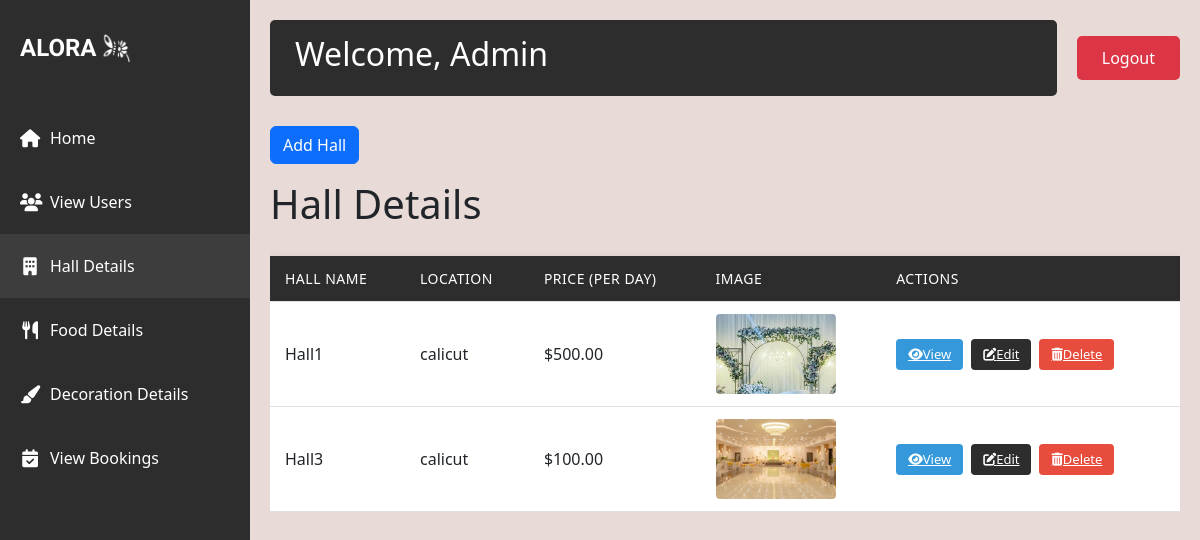
Screenshot of /adddetails with the database file from the repository.
### aloraapp/models.py (models this page shows)
class Halls(models.Model):
    hall_name=models.CharField(max_length=100)
    location=models.CharField(max_length=200)
    capacity=models.IntegerField()
    price_per_day=models.DecimalField(max_digits=10,decimal_places=2)
    photo_url=models.FileField()
    hall_description=models.TextField(null=True,blank=True)

### aloraapp/views.py (the view)
# urls.py: path('adddetails',views.hall_details,name='halldetails'),
def hall_details(request):
    data=Halls.objects.all()
    return render(request,'hall_details.html',{'data':data})

### template/hall_details.html (shortened to what this page needs)
<!DOCTYPE html>
<html lang="en">
<head>
    {% load static %}
    <link href="https://cdn.jsdelivr.net/npm/bootstrap@5.3.0/dist/css/bootstrap.min.css" rel="stylesheet">
    <link rel="stylesheet" href="https://cdnjs.cloudflare.com/ajax/libs/font-awesome/6.4.0/css/all.min.css">
</head>
<body>
    <div class="sidebar">
        <div class="logo-container">
            <div class="logo">ALORA</div>
            <img src="{% static 'aloral.png' %}" alt="Light Bulb" class="logo-image">
        </div>
        <nav class="nav flex-column">
            <a class="nav-link" href="{% url 'admin' %}">
                <i class="fas fa-home"></i> Home
            </a>
            <a class="nav-link" href="{% url 'viewusers' %}">
                <i class="fas fa-users"></i> View Users
            </a>
            <a class="nav-link active" href="{% url 'halldetails' %}">
                <i class="fas fa-building"></i> Hall Details
            </a>
            <a class="nav-link" href="{% url 'fooddetails' %}">
                <i class="fas fa-utensils"></i> Food Details
            </a>
            <a class="nav-link" href="{% url 'decorationdetails' %}">
                <i class="fas fa-paint-brush"></i> Decoration Details
            </a>
            <a class="nav-link" href="{% url 'admin_view_booking' %}">
                <i class="fas fa-calendar-check"></i> View Bookings
            </a>
        </nav>
    </div>
    <div class="main-content">
        <div class="top-nav">
            <div class="welcome-section">
                <h2>Welcome, Admin</h2>
            </div>
            <a href="{% url 'logout' %}" class="logout-btn">Logout</a>
        </div>
        <a href="{% url 'addhall' %}" class="btn btn-primary mb-3">Add Hall</a>
        <h1>Hall Details</h1>
        <div class="table-responsive">
            <table class="hall-table">
                <thead>
                    <tr>
                        <th>Hall Name</th>
                        <th>Location</th>
                        <th>Price (Per Day)</th>
                        <th>Image</th>
                        <th>Actions</th>
                    </tr>
                </thead>
                <tbody>
                    {% for x in data %}
                    <tr>
                        <td>{{ x.hall_name }}</td>
                        <td>{{ x.location }}</td>
                        <td>${{ x.price_per_day }}</td>
                        <td><img src="{{ x.photo_url.url }}" alt="{{ x.hall_name }}"></td>
                        <td>
                            <div class="action-buttons">
                                <a href="{% url 'hall_detail' x.id %}" class="btn-action btn-view">
                                    <i class="fas fa-eye"></i> View
                                </a>
                                <a href="{% url 'edithall' x.id %}" class="btn-action btn-edit">
                                    <i class="fas fa-edit"></i> Edit
                                </a>
                                <a href="{% url 'deletehall' x.id %}" class="btn-action btn-delete">
                                    <i class="fas fa-trash-alt"></i> Delete
                                </a>
                            </div>
                        </td>
                    </tr>
                    {% endfor %}
                </tbody>
            </table>
        </div>
    </div>
</body>
</html>

### template/hall_details.html (style rules this page uses)
body { background-color: #e8dad6; min-height: 100vh; }
.sidebar { background-color: #2d2d2d; color: white; min-height: 100vh; padding-top: 20px; position: fixed; width: 250px; transition: all 0.3s; }
.logo-container { display: flex; align-items: center; justify-content: flex-start; padding: 10px 20px; margin-bottom: 30px; }
.logo { font-family: 'Irish Grover'; font-size: 24px; font-weight: bold; }
.logo-image { width: 30px; height: 30px; margin-left: 5px; }
.nav-link { color: #ffffff; padding: 20px 20px; transition: all 0.3s; font-size: 16px; display: flex; align-items: center; }
.nav-link i { margin-right: 10px; font-size: 18px; width: 20px; text-align: center; }
.nav-link.active { background-color: #3d3d3d; }
.main-content { margin-left: 250px; padding: 20px; transition: all 0.3s; }
.top-nav { display: flex; justify-content: space-between; align-items: center; margin-bottom: 30px; }
.welcome-section { background-color: #2d2d2d; color: white; padding: 15px 25px; border-radius: 5px; flex-grow: 1; margin-right: 20px; }
.logout-btn { background-color: #dc3545; color: white; border: none; padding: 10px 25px; border-radius: 5px; text-decoration: none; transition: background-color 0.3s; }
.hall-table { width: 100%; border-collapse: collapse; margin-top: 20px; background-color: white; box-shadow: 0 2px 10px rgba(0,0,0,0.1); }
.hall-table th, .hall-table td { padding: 12px 15px; text-align: left; border-bottom: 1px solid #e0e0e0; }
.hall-table th { background-color: #2d2d2d; color: white; font-weight: 500; text-transform: uppercase; font-size: 14px; letter-spacing: 0.5px; }
.hall-table img { width: 120px; height: 80px; border-radius: 4px; object-fit: cover; }
.action-buttons { display: flex; gap: 8px; }
.btn-action { padding: 6px 12px; font-size: 13px; border-radius: 4px; transition: all 0.2s; display: flex; align-items: center; justify-content: center; }
.btn-view { background-color: #3498db; color: white; border: none; }
.btn-edit { background-color: #2d2d2d; color: white; border: none; }
.btn-delete { background-color: #e74c3c; color: white; border: none; }

### rows the page displays
Halls: hall_name "Hall1", location "calicut", price_per_day "500.00", photo_url (picture)
Halls: hall_name "Hall3", location "calicut", price_per_day "100.00", photo_url (picture)
